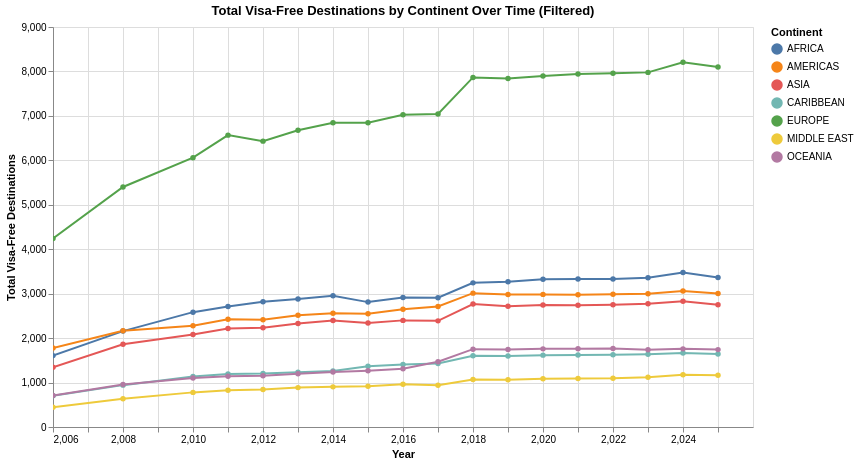

Write notebook code for a chart like this one.
### Markdown cell above
There are some missing years [2007, 2009] that can be just ignored. The plot will linearly interpolate this values but it will not suppose a big problem since it is not alterating the real data.

### Code cell
# Remove years 2007 and 2009 with zero counts
all_years = sorted(continent_year_sum['year'].unique())
filtered_continent_year_sum = continent_year_sum[~continent_year_sum['year'].isin([2007, 2009])]

# Altair line chart: total visa-free count over time by continent (filtered)
filtered_continent_chart = alt.Chart(filtered_continent_year_sum).mark_line(point=True).encode(
    x=alt.X('year:Q', title='Year', axis=alt.Axis(values=all_years) ),
    y=alt.Y('visa_free_count:Q', title='Total Visa-Free Destinations'),
    color=alt.Color('region:N', title='Continent'),
    tooltip=['region', 'year', 'visa_free_count']
).properties(
    title='Total Visa-Free Destinations by Continent Over Time (Filtered)',
    width=700,
    height=400
).interactive()

filtered_continent_chart

### Figure 1 — Vega-Lite specification as saved in the notebook (floating-point values rounded to 4 significant figures)
{"config": {"view": {"continuousWidth": 300, "continuousHeight": 300}}, "data": {"name": "data-4d54c9f04e9843ac55e0feaea8babb22"}, "mark": {"type": "line", "point": true}, "encoding": {"color": {"field": "region", "title": "Continent", "type": "nominal"}, "tooltip": [{"field": "region", "type": "nominal"}, {"field": "year", "type": "quantitative"}, {"field": "visa_free_count", "type": "quantitative"}], "x": {"axis": {"values": [2006.0, 2007.0, 2008.0, 2009.0, 2010.0, 2011.0, 2012.0, 2013.0, 2014.0, 2015.0, 2016.0, 2017.0, 2018.0, 2019.0, 2020.0, 2021.0, 2022.0, 2023.0, 2024.0, 2025.0]}, "field": "year", "title": "Year", "type": "quantitative"}, "y": {"field": "visa_free_count", "title": "Total Visa-Free Destinations", "type": "quantitative"}}, "height": 400, "params": [{"name": "param_5", "select": {"type": "interval", "encodings": ["x", "y"]}, "bind": "scales"}], "title": "Total Visa-Free Destinations by Continent Over Time (Filtered)", "width": 700, "$schema": "https://vega.github.io/schema/vega-lite/v5.20.1.json", "datasets": {"data-4d54c9f04e9843ac55e0feaea8babb22": [{"region": "AFRICA", "year": 2006, "visa_free_count": 1606}, {"region": "AFRICA", "year": 2008, "visa_free_count": 2158}, {"region": "AFRICA", "year": 2010, "visa_free_count": 2584}, {"region": "AFRICA", "year": 2011, "visa_free_count": 2711}, {"region": "AFRICA", "year": 2012, "visa_free_count": 2818}, {"region": "AFRICA", "year": 2013, "visa_free_count": 2880}, {"region": "AFRICA", "year": 2014, "visa_free_count": 2954}, {"region": "AFRICA", "year": 2015, "visa_free_count": 2810}, {"region": "AFRICA", "year": 2016, "visa_free_count": 2916}, {"region": "AFRICA", "year": 2017, "visa_free_count": 2908}, {"region": "AFRICA", "year": 2018, "visa_free_count": 3243}, {"region": "AFRICA", "year": 2019, "visa_free_count": 3269}, {"region": "AFRICA", "year": 2020, "visa_free_count": 3322}, {"region": "AFRICA", "year": 2021, "visa_free_count": 3328}, {"region": "AFRICA", "year": 2022, "visa_free_count": 3331}, {"region": "AFRICA", "year": 2023, "visa_free_count": 3359}, {"region": "AFRICA", "year": 2024, "visa_free_count": 3477}, {"region": "AFRICA", "year": 2025, "visa_free_count": 3362}, {"region": "AMERICAS", "year": 2006, "visa_free_count": 1778}, {"region": "AMERICAS", "year": 2008, "visa_free_count": 2165}, {"region": "AMERICAS", "year": 2010, "visa_free_count": 2279}, {"region": "AMERICAS", "year": 2011, "visa_free_count": 2423}, {"region": "AMERICAS", "year": 2012, "visa_free_count": 2412}, {"region": "AMERICAS", "year": 2013, "visa_free_count": 2512}, {"region": "AMERICAS", "year": 2014, "visa_free_count": 2560}, {"region": "AMERICAS", "year": 2015, "visa_free_count": 2548}, {"region": "AMERICAS", "year": 2016, "visa_free_count": 2649}, {"region": "AMERICAS", "year": 2017, "visa_free_count": 2713}, {"region": "AMERICAS", "year": 2018, "visa_free_count": 3012}, {"region": "AMERICAS", "year": 2019, "visa_free_count": 2979}, {"region": "AMERICAS", "year": 2020, "visa_free_count": 2984}, {"region": "AMERICAS", "year": 2021, "visa_free_count": 2975}, {"region": "AMERICAS", "year": 2022, "visa_free_count": 2986}, {"region": "AMERICAS", "year": 2023, "visa_free_count": 2996}, {"region": "AMERICAS", "year": 2024, "visa_free_count": 3058}, {"region": "AMERICAS", "year": 2025, "visa_free_count": 3004}, {"region": "ASIA", "year": 2006, "visa_free_count": 1345}, {"region": "ASIA", "year": 2008, "visa_free_count": 1861}, {"region": "ASIA", "year": 2010, "visa_free_count": 2081}, {"region": "ASIA", "year": 2011, "visa_free_count": 2215}, {"region": "ASIA", "year": 2012, "visa_free_count": 2232}, {"region": "ASIA", "year": 2013, "visa_free_count": 2327}, {"region": "ASIA", "year": 2014, "visa_free_count": 2397}, {"region": "ASIA", "year": 2015, "visa_free_count": 2340}, {"region": "ASIA", "year": 2016, "visa_free_count": 2399}, {"region": "ASIA", "year": 2017, "visa_free_count": 2388}, {"region": "ASIA", "year": 2018, "visa_free_count": 2767}, {"region": "ASIA", "year": 2019, "visa_free_count": 2715}, {"region": "ASIA", "year": 2020, "visa_free_count": 2747}, {"region": "ASIA", "year": 2021, "visa_free_count": 2741}, {"region": "ASIA", "year": 2022, "visa_free_count": 2753}, {"region": "ASIA", "year": 2023, "visa_free_count": 2774}, {"region": "ASIA", "year": 2024, "visa_free_count": 2831}, {"region": "ASIA", "year": 2025, "visa_free_count": 2752}, {"region": "CARIBBEAN", "year": 2006, "visa_free_count": 703}, {"region": "CARIBBEAN", "year": 2008, "visa_free_count": 942}, {"region": "CARIBBEAN", "year": 2010, "visa_free_count": 1137}, {"region": "CARIBBEAN", "year": 2011, "visa_free_count": 1194}, {"region": "CARIBBEAN", "year": 2012, "visa_free_count": 1203}, {"region": "CARIBBEAN", "year": 2013, "visa_free_count": 1233}, {"region": "CARIBBEAN", "year": 2014, "visa_free_count": 1259}, {"region": "CARIBBEAN", "year": 2015, "visa_free_count": 1368}, {"region": "CARIBBEAN", "year": 2016, "visa_free_count": 1406}, {"region": "CARIBBEAN", "year": 2017, "visa_free_count": 1429}, {"region": "CARIBBEAN", "year": 2018, "visa_free_count": 1603}, {"region": "CARIBBEAN", "year": 2019, "visa_free_count": 1595}, {"region": "CARIBBEAN", "year": 2020, "visa_free_count": 1617}, {"region": "CARIBBEAN", "year": 2021, "visa_free_count": 1622}, {"region": "CARIBBEAN", "year": 2022, "visa_free_count": 1625}, {"region": "CARIBBEAN", "year": 2023, "visa_free_count": 1638}, {"region": "CARIBBEAN", "year": 2024, "visa_free_count": 1664}, {"region": "CARIBBEAN", "year": 2025, "visa_free_count": 1641}, {"region": "EUROPE", "year": 2006, "visa_free_count": 4242}, {"region": "EUROPE", "year": 2008, "visa_free_count": 5401}, {"region": "EUROPE", "year": 2010, "visa_free_count": 6059}, {"region": "EUROPE", "year": 2011, "visa_free_count": 6567}, {"region": "EUROPE", "year": 2012, "visa_free_count": 6432}, {"region": "EUROPE", "year": 2013, "visa_free_count": 6675}, {"region": "EUROPE", "year": 2014, "visa_free_count": 6846}, {"region": "EUROPE", "year": 2015, "visa_free_count": 6846}, {"region": "EUROPE", "year": 2016, "visa_free_count": 7024}, {"region": "EUROPE", "year": 2017, "visa_free_count": 7043}, {"region": "EUROPE", "year": 2018, "visa_free_count": 7866}, {"region": "EUROPE", "year": 2019, "visa_free_count": 7843}, {"region": "EUROPE", "year": 2020, "visa_free_count": 7897}, {"region": "EUROPE", "year": 2021, "visa_free_count": 7940}, {"region": "EUROPE", "year": 2022, "visa_free_count": 7957}, {"region": "EUROPE", "year": 2023, "visa_free_count": 7979}, {"region": "EUROPE", "year": 2024, "visa_free_count": 8208}, {"region": "EUROPE", "year": 2025, "visa_free_count": 8098}, {"region": "MIDDLE EAST", "year": 2006, "visa_free_count": 444}, {"region": "MIDDLE EAST", "year": 2008, "visa_free_count": 634}, {"region": "MIDDLE EAST", "year": 2010, "visa_free_count": 779}, {"region": "MIDDLE EAST", "year": 2011, "visa_free_count": 826}, {"region": "MIDDLE EAST", "year": 2012, "visa_free_count": 843}, {"region": "MIDDLE EAST", "year": 2013, "visa_free_count": 886}, {"region": "MIDDLE EAST", "year": 2014, "visa_free_count": 903}, {"region": "MIDDLE EAST", "year": 2015, "visa_free_count": 919}, {"region": "MIDDLE EAST", "year": 2016, "visa_free_count": 960}, {"region": "MIDDLE EAST", "year": 2017, "visa_free_count": 938}, {"region": "MIDDLE EAST", "year": 2018, "visa_free_count": 1067}, {"region": "MIDDLE EAST", "year": 2019, "visa_free_count": 1064}, {"region": "MIDDLE EAST", "year": 2020, "visa_free_count": 1085}, {"region": "MIDDLE EAST", "year": 2021, "visa_free_count": 1090}, {"region": "MIDDLE EAST", "year": 2022, "visa_free_count": 1096}, {"region": "MIDDLE EAST", "year": 2023, "visa_free_count": 1120}, {"region": "MIDDLE EAST", "year": 2024, "visa_free_count": 1177}, {"region": "MIDDLE EAST", "year": 2025, "visa_free_count": 1166}, {"region": "OCEANIA", "year": 2006, "visa_free_count": 708}, {"region": "OCEANIA", "year": 2008, "visa_free_count": 958}, {"region": "OCEANIA", "year": 2010, "visa_free_count": 1101}, {"region": "OCEANIA", "year": 2011, "visa_free_count": 1141}, {"region": "OCEANIA", "year": 2012, "visa_free_count": 1155}, {"region": "OCEANIA", "year": 2013, "visa_free_count": 1199}, {"region": "OCEANIA", "year": 2014, "visa_free_count": 1236}, {"region": "OCEANIA", "year": 2015, "visa_free_count": 1266}, {"region": "OCEANIA", "year": 2016, "visa_free_count": 1311}, {"region": "OCEANIA", "year": 2017, "visa_free_count": 1468}, {"region": "OCEANIA", "year": 2018, "visa_free_count": 1751}, {"region": "OCEANIA", "year": 2019, "visa_free_count": 1746}, {"region": "OCEANIA", "year": 2020, "visa_free_count": 1758}, {"region": "OCEANIA", "year": 2021, "visa_free_count": 1763}, {"region": "OCEANIA", "year": 2022, "visa_free_count": 1764}, {"region": "OCEANIA", "year": 2023, "visa_free_count": 1737}, {"region": "OCEANIA", "year": 2024, "visa_free_count": 1758}, {"region": "OCEANIA", "year": 2025, "visa_free_count": 1741}]}}
